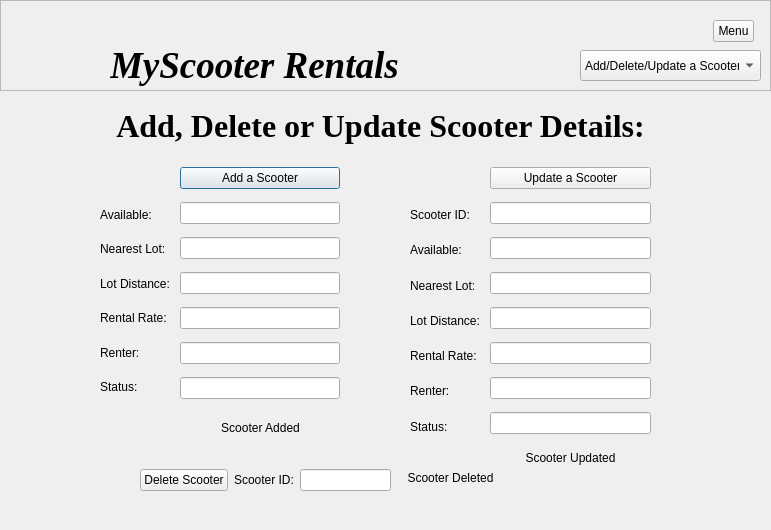
<?xml version="1.0" encoding="UTF-8"?>
<ui version="4.0">
 <class>addDeleteScooter</class>
 <widget class="QDialog" name="addDeleteScooter">
  <property name="enabled">
   <bool>true</bool>
  </property>
  <property name="geometry">
   <rect>
    <x>0</x>
    <y>0</y>
    <width>771</width>
    <height>530</height>
   </rect>
  </property>
  <property name="windowTitle">
   <string>Dialog</string>
  </property>
  <widget class="QFrame" name="frame">
   <property name="geometry">
    <rect>
     <x>0</x>
     <y>0</y>
     <width>771</width>
     <height>91</height>
    </rect>
   </property>
   <property name="frameShape">
    <enum>QFrame::StyledPanel</enum>
   </property>
   <property name="frameShadow">
    <enum>QFrame::Raised</enum>
   </property>
   <widget class="QLabel" name="label_2">
    <property name="geometry">
     <rect>
      <x>110</x>
      <y>40</y>
      <width>421</width>
      <height>50</height>
     </rect>
    </property>
    <property name="font">
     <font>
      <family>Times New Roman</family>
      <pointsize>28</pointsize>
      <italic>true</italic>
      <bold>true</bold>
     </font>
    </property>
    <property name="text">
     <string>MyScooter Rentals</string>
    </property>
   </widget>
   <widget class="QLabel" name="label">
    <property name="geometry">
     <rect>
      <x>10</x>
      <y>0</y>
      <width>81</width>
      <height>81</height>
     </rect>
    </property>
    <property name="text">
     <string/>
    </property>
    <property name="pixmap">
     <pixmap>../scooter.png</pixmap>
    </property>
    <property name="scaledContents">
     <bool>true</bool>
    </property>
    <property name="wordWrap">
     <bool>false</bool>
    </property>
   </widget>
   <widget class="QComboBox" name="comboBox_15">
    <property name="geometry">
     <rect>
      <x>580</x>
      <y>50</y>
      <width>181</width>
      <height>31</height>
     </rect>
    </property>
    <property name="palette">
     <palette>
      <active>
       <colorrole role="WindowText">
        <brush brushstyle="SolidPattern">
         <color alpha="255">
          <red>255</red>
          <green>255</green>
          <blue>255</blue>
         </color>
        </brush>
       </colorrole>
      </active>
      <inactive>
       <colorrole role="WindowText">
        <brush brushstyle="SolidPattern">
         <color alpha="255">
          <red>255</red>
          <green>255</green>
          <blue>255</blue>
         </color>
        </brush>
       </colorrole>
      </inactive>
      <disabled/>
     </palette>
    </property>
    <item>
     <property name="text">
      <string>Add/Delete/Update a Scooter</string>
     </property>
    </item>
    <item>
     <property name="text">
      <string>Home</string>
     </property>
    </item>
    <item>
     <property name="text">
      <string>Account Management</string>
     </property>
    </item>
    <item>
     <property name="text">
      <string>Rental Requests</string>
     </property>
    </item>
    <item>
     <property name="text">
      <string>Log Out</string>
     </property>
    </item>
   </widget>
   <widget class="QToolButton" name="toolButton">
    <property name="geometry">
     <rect>
      <x>713</x>
      <y>20</y>
      <width>41</width>
      <height>22</height>
     </rect>
    </property>
    <property name="text">
     <string>Menu</string>
    </property>
   </widget>
  </widget>
  <widget class="QWidget" name="verticalLayoutWidget">
   <property name="geometry">
    <rect>
     <x>180</x>
     <y>160</y>
     <width>160</width>
     <height>251</height>
    </rect>
   </property>
   <layout class="QVBoxLayout" name="verticalLayout">
    <item>
     <widget class="QPushButton" name="pushButton_3">
      <property name="text">
       <string>Add a Scooter</string>
      </property>
     </widget>
    </item>
    <item>
     <widget class="QLineEdit" name="lineEdit_2">
      <property name="palette">
       <palette>
        <active>
         <colorrole role="Text">
          <brush brushstyle="SolidPattern">
           <color alpha="255">
            <red>255</red>
            <green>255</green>
            <blue>255</blue>
           </color>
          </brush>
         </colorrole>
        </active>
        <inactive>
         <colorrole role="Text">
          <brush brushstyle="SolidPattern">
           <color alpha="255">
            <red>255</red>
            <green>255</green>
            <blue>255</blue>
           </color>
          </brush>
         </colorrole>
        </inactive>
        <disabled/>
       </palette>
      </property>
     </widget>
    </item>
    <item>
     <widget class="QLineEdit" name="lineEdit_3">
      <property name="palette">
       <palette>
        <active>
         <colorrole role="Text">
          <brush brushstyle="SolidPattern">
           <color alpha="255">
            <red>255</red>
            <green>255</green>
            <blue>255</blue>
           </color>
          </brush>
         </colorrole>
        </active>
        <inactive>
         <colorrole role="Text">
          <brush brushstyle="SolidPattern">
           <color alpha="255">
            <red>255</red>
            <green>255</green>
            <blue>255</blue>
           </color>
          </brush>
         </colorrole>
        </inactive>
        <disabled/>
       </palette>
      </property>
     </widget>
    </item>
    <item>
     <widget class="QLineEdit" name="lineEdit_4">
      <property name="palette">
       <palette>
        <active>
         <colorrole role="Text">
          <brush brushstyle="SolidPattern">
           <color alpha="255">
            <red>255</red>
            <green>255</green>
            <blue>255</blue>
           </color>
          </brush>
         </colorrole>
        </active>
        <inactive>
         <colorrole role="Text">
          <brush brushstyle="SolidPattern">
           <color alpha="255">
            <red>255</red>
            <green>255</green>
            <blue>255</blue>
           </color>
          </brush>
         </colorrole>
        </inactive>
        <disabled/>
       </palette>
      </property>
     </widget>
    </item>
    <item>
     <widget class="QLineEdit" name="lineEdit_5">
      <property name="palette">
       <palette>
        <active>
         <colorrole role="Text">
          <brush brushstyle="SolidPattern">
           <color alpha="255">
            <red>255</red>
            <green>255</green>
            <blue>255</blue>
           </color>
          </brush>
         </colorrole>
        </active>
        <inactive>
         <colorrole role="Text">
          <brush brushstyle="SolidPattern">
           <color alpha="255">
            <red>255</red>
            <green>255</green>
            <blue>255</blue>
           </color>
          </brush>
         </colorrole>
        </inactive>
        <disabled/>
       </palette>
      </property>
     </widget>
    </item>
    <item>
     <widget class="QLineEdit" name="lineEdit_6">
      <property name="enabled">
       <bool>true</bool>
      </property>
      <property name="palette">
       <palette>
        <active>
         <colorrole role="Text">
          <brush brushstyle="SolidPattern">
           <color alpha="255">
            <red>255</red>
            <green>255</green>
            <blue>255</blue>
           </color>
          </brush>
         </colorrole>
        </active>
        <inactive>
         <colorrole role="Text">
          <brush brushstyle="SolidPattern">
           <color alpha="255">
            <red>255</red>
            <green>255</green>
            <blue>255</blue>
           </color>
          </brush>
         </colorrole>
        </inactive>
        <disabled/>
       </palette>
      </property>
     </widget>
    </item>
    <item>
     <widget class="QLineEdit" name="lineEdit_7">
      <property name="palette">
       <palette>
        <active>
         <colorrole role="Text">
          <brush brushstyle="SolidPattern">
           <color alpha="255">
            <red>255</red>
            <green>255</green>
            <blue>255</blue>
           </color>
          </brush>
         </colorrole>
        </active>
        <inactive>
         <colorrole role="Text">
          <brush brushstyle="SolidPattern">
           <color alpha="255">
            <red>255</red>
            <green>255</green>
            <blue>255</blue>
           </color>
          </brush>
         </colorrole>
        </inactive>
        <disabled/>
       </palette>
      </property>
     </widget>
    </item>
   </layout>
  </widget>
  <widget class="QWidget" name="horizontalLayoutWidget">
   <property name="geometry">
    <rect>
     <x>140</x>
     <y>440</y>
     <width>251</width>
     <height>80</height>
    </rect>
   </property>
   <layout class="QHBoxLayout" name="horizontalLayout">
    <item>
     <widget class="QPushButton" name="pushButton">
      <property name="text">
       <string>Delete Scooter</string>
      </property>
     </widget>
    </item>
    <item>
     <widget class="QLabel" name="label_3">
      <property name="text">
       <string>Scooter ID:</string>
      </property>
     </widget>
    </item>
    <item>
     <widget class="QLineEdit" name="lineEdit">
      <property name="palette">
       <palette>
        <active>
         <colorrole role="Text">
          <brush brushstyle="SolidPattern">
           <color alpha="255">
            <red>255</red>
            <green>255</green>
            <blue>255</blue>
           </color>
          </brush>
         </colorrole>
        </active>
        <inactive>
         <colorrole role="Text">
          <brush brushstyle="SolidPattern">
           <color alpha="255">
            <red>255</red>
            <green>255</green>
            <blue>255</blue>
           </color>
          </brush>
         </colorrole>
        </inactive>
        <disabled/>
       </palette>
      </property>
     </widget>
    </item>
   </layout>
  </widget>
  <widget class="QWidget" name="verticalLayoutWidget_3">
   <property name="geometry">
    <rect>
     <x>100</x>
     <y>200</y>
     <width>81</width>
     <height>201</height>
    </rect>
   </property>
   <layout class="QVBoxLayout" name="verticalLayout_3">
    <item>
     <widget class="QLabel" name="label_5">
      <property name="text">
       <string>Available:</string>
      </property>
     </widget>
    </item>
    <item>
     <widget class="QLabel" name="label_7">
      <property name="text">
       <string>Nearest Lot:</string>
      </property>
     </widget>
    </item>
    <item>
     <widget class="QLabel" name="label_8">
      <property name="text">
       <string>Lot Distance:</string>
      </property>
     </widget>
    </item>
    <item>
     <widget class="QLabel" name="label_9">
      <property name="text">
       <string>Rental Rate:</string>
      </property>
     </widget>
    </item>
    <item>
     <widget class="QLabel" name="label_10">
      <property name="text">
       <string>Renter:</string>
      </property>
     </widget>
    </item>
    <item>
     <widget class="QLabel" name="label_11">
      <property name="text">
       <string>Status:</string>
      </property>
     </widget>
    </item>
   </layout>
  </widget>
  <widget class="QWidget" name="verticalLayoutWidget_2">
   <property name="geometry">
    <rect>
     <x>490</x>
     <y>160</y>
     <width>161</width>
     <height>281</height>
    </rect>
   </property>
   <layout class="QVBoxLayout" name="verticalLayout_2">
    <item>
     <widget class="QPushButton" name="pushButton_4">
      <property name="text">
       <string>Update a Scooter</string>
      </property>
     </widget>
    </item>
    <item>
     <widget class="QLineEdit" name="lineEdit_8">
      <property name="palette">
       <palette>
        <active>
         <colorrole role="Text">
          <brush brushstyle="SolidPattern">
           <color alpha="255">
            <red>255</red>
            <green>255</green>
            <blue>255</blue>
           </color>
          </brush>
         </colorrole>
        </active>
        <inactive>
         <colorrole role="Text">
          <brush brushstyle="SolidPattern">
           <color alpha="255">
            <red>255</red>
            <green>255</green>
            <blue>255</blue>
           </color>
          </brush>
         </colorrole>
        </inactive>
        <disabled/>
       </palette>
      </property>
     </widget>
    </item>
    <item>
     <widget class="QLineEdit" name="lineEdit_9">
      <property name="palette">
       <palette>
        <active>
         <colorrole role="Text">
          <brush brushstyle="SolidPattern">
           <color alpha="255">
            <red>255</red>
            <green>255</green>
            <blue>255</blue>
           </color>
          </brush>
         </colorrole>
        </active>
        <inactive>
         <colorrole role="Text">
          <brush brushstyle="SolidPattern">
           <color alpha="255">
            <red>255</red>
            <green>255</green>
            <blue>255</blue>
           </color>
          </brush>
         </colorrole>
        </inactive>
        <disabled/>
       </palette>
      </property>
     </widget>
    </item>
    <item>
     <widget class="QLineEdit" name="lineEdit_10">
      <property name="palette">
       <palette>
        <active>
         <colorrole role="Text">
          <brush brushstyle="SolidPattern">
           <color alpha="255">
            <red>255</red>
            <green>255</green>
            <blue>255</blue>
           </color>
          </brush>
         </colorrole>
        </active>
        <inactive>
         <colorrole role="Text">
          <brush brushstyle="SolidPattern">
           <color alpha="255">
            <red>255</red>
            <green>255</green>
            <blue>255</blue>
           </color>
          </brush>
         </colorrole>
        </inactive>
        <disabled/>
       </palette>
      </property>
     </widget>
    </item>
    <item>
     <widget class="QLineEdit" name="lineEdit_11">
      <property name="palette">
       <palette>
        <active>
         <colorrole role="Text">
          <brush brushstyle="SolidPattern">
           <color alpha="255">
            <red>255</red>
            <green>255</green>
            <blue>255</blue>
           </color>
          </brush>
         </colorrole>
        </active>
        <inactive>
         <colorrole role="Text">
          <brush brushstyle="SolidPattern">
           <color alpha="255">
            <red>255</red>
            <green>255</green>
            <blue>255</blue>
           </color>
          </brush>
         </colorrole>
        </inactive>
        <disabled/>
       </palette>
      </property>
     </widget>
    </item>
    <item>
     <widget class="QLineEdit" name="lineEdit_12">
      <property name="palette">
       <palette>
        <active>
         <colorrole role="Text">
          <brush brushstyle="SolidPattern">
           <color alpha="255">
            <red>255</red>
            <green>255</green>
            <blue>255</blue>
           </color>
          </brush>
         </colorrole>
        </active>
        <inactive>
         <colorrole role="Text">
          <brush brushstyle="SolidPattern">
           <color alpha="255">
            <red>255</red>
            <green>255</green>
            <blue>255</blue>
           </color>
          </brush>
         </colorrole>
        </inactive>
        <disabled/>
       </palette>
      </property>
     </widget>
    </item>
    <item>
     <widget class="QLineEdit" name="lineEdit_13">
      <property name="palette">
       <palette>
        <active>
         <colorrole role="Text">
          <brush brushstyle="SolidPattern">
           <color alpha="255">
            <red>255</red>
            <green>255</green>
            <blue>255</blue>
           </color>
          </brush>
         </colorrole>
        </active>
        <inactive>
         <colorrole role="Text">
          <brush brushstyle="SolidPattern">
           <color alpha="255">
            <red>255</red>
            <green>255</green>
            <blue>255</blue>
           </color>
          </brush>
         </colorrole>
        </inactive>
        <disabled/>
       </palette>
      </property>
     </widget>
    </item>
    <item>
     <widget class="QLineEdit" name="lineEdit_14">
      <property name="enabled">
       <bool>true</bool>
      </property>
      <property name="palette">
       <palette>
        <active>
         <colorrole role="Text">
          <brush brushstyle="SolidPattern">
           <color alpha="255">
            <red>255</red>
            <green>255</green>
            <blue>255</blue>
           </color>
          </brush>
         </colorrole>
        </active>
        <inactive>
         <colorrole role="Text">
          <brush brushstyle="SolidPattern">
           <color alpha="255">
            <red>255</red>
            <green>255</green>
            <blue>255</blue>
           </color>
          </brush>
         </colorrole>
        </inactive>
        <disabled/>
       </palette>
      </property>
     </widget>
    </item>
   </layout>
  </widget>
  <widget class="QLabel" name="label_17">
   <property name="geometry">
    <rect>
     <x>200</x>
     <y>420</y>
     <width>121</width>
     <height>16</height>
    </rect>
   </property>
   <property name="text">
    <string>Scooter Added</string>
   </property>
   <property name="alignment">
    <set>Qt::AlignCenter</set>
   </property>
  </widget>
  <widget class="QLabel" name="label_18">
   <property name="geometry">
    <rect>
     <x>510</x>
     <y>450</y>
     <width>121</width>
     <height>16</height>
    </rect>
   </property>
   <property name="text">
    <string>Scooter Updated</string>
   </property>
   <property name="alignment">
    <set>Qt::AlignCenter</set>
   </property>
  </widget>
  <widget class="QLabel" name="label_19">
   <property name="geometry">
    <rect>
     <x>390</x>
     <y>470</y>
     <width>121</width>
     <height>16</height>
    </rect>
   </property>
   <property name="text">
    <string>Scooter Deleted</string>
   </property>
   <property name="alignment">
    <set>Qt::AlignCenter</set>
   </property>
  </widget>
  <widget class="QLabel" name="label_20">
   <property name="geometry">
    <rect>
     <x>0</x>
     <y>100</y>
     <width>761</width>
     <height>51</height>
    </rect>
   </property>
   <property name="font">
    <font>
     <family>Times New Roman</family>
     <pointsize>24</pointsize>
     <italic>false</italic>
     <bold>true</bold>
    </font>
   </property>
   <property name="text">
    <string>Add, Delete or Update Scooter Details:</string>
   </property>
   <property name="alignment">
    <set>Qt::AlignCenter</set>
   </property>
  </widget>
  <widget class="QWidget" name="verticalLayoutWidget_4">
   <property name="geometry">
    <rect>
     <x>410</x>
     <y>200</y>
     <width>81</width>
     <height>241</height>
    </rect>
   </property>
   <layout class="QVBoxLayout" name="verticalLayout_4">
    <item>
     <widget class="QLabel" name="label_21">
      <property name="text">
       <string>Scooter ID:</string>
      </property>
     </widget>
    </item>
    <item>
     <widget class="QLabel" name="label_6">
      <property name="text">
       <string>Available:</string>
      </property>
     </widget>
    </item>
    <item>
     <widget class="QLabel" name="label_12">
      <property name="text">
       <string>Nearest Lot:</string>
      </property>
     </widget>
    </item>
    <item>
     <widget class="QLabel" name="label_13">
      <property name="text">
       <string>Lot Distance:</string>
      </property>
     </widget>
    </item>
    <item>
     <widget class="QLabel" name="label_14">
      <property name="text">
       <string>Rental Rate:</string>
      </property>
     </widget>
    </item>
    <item>
     <widget class="QLabel" name="label_15">
      <property name="text">
       <string>Renter:</string>
      </property>
     </widget>
    </item>
    <item>
     <widget class="QLabel" name="label_16">
      <property name="text">
       <string>Status:</string>
      </property>
     </widget>
    </item>
   </layout>
  </widget>
 </widget>
 <resources/>
 <connections/>
</ui>
